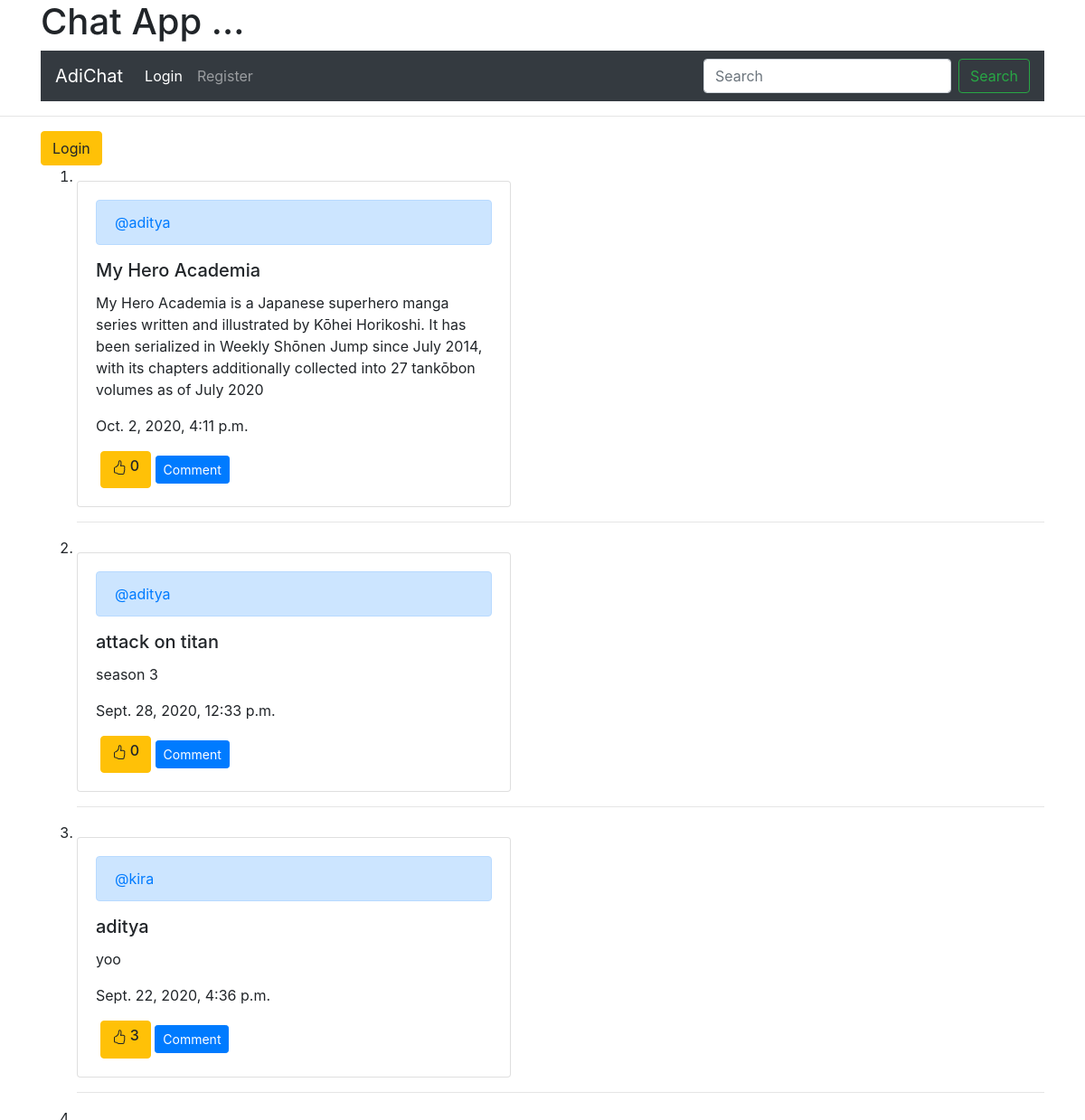
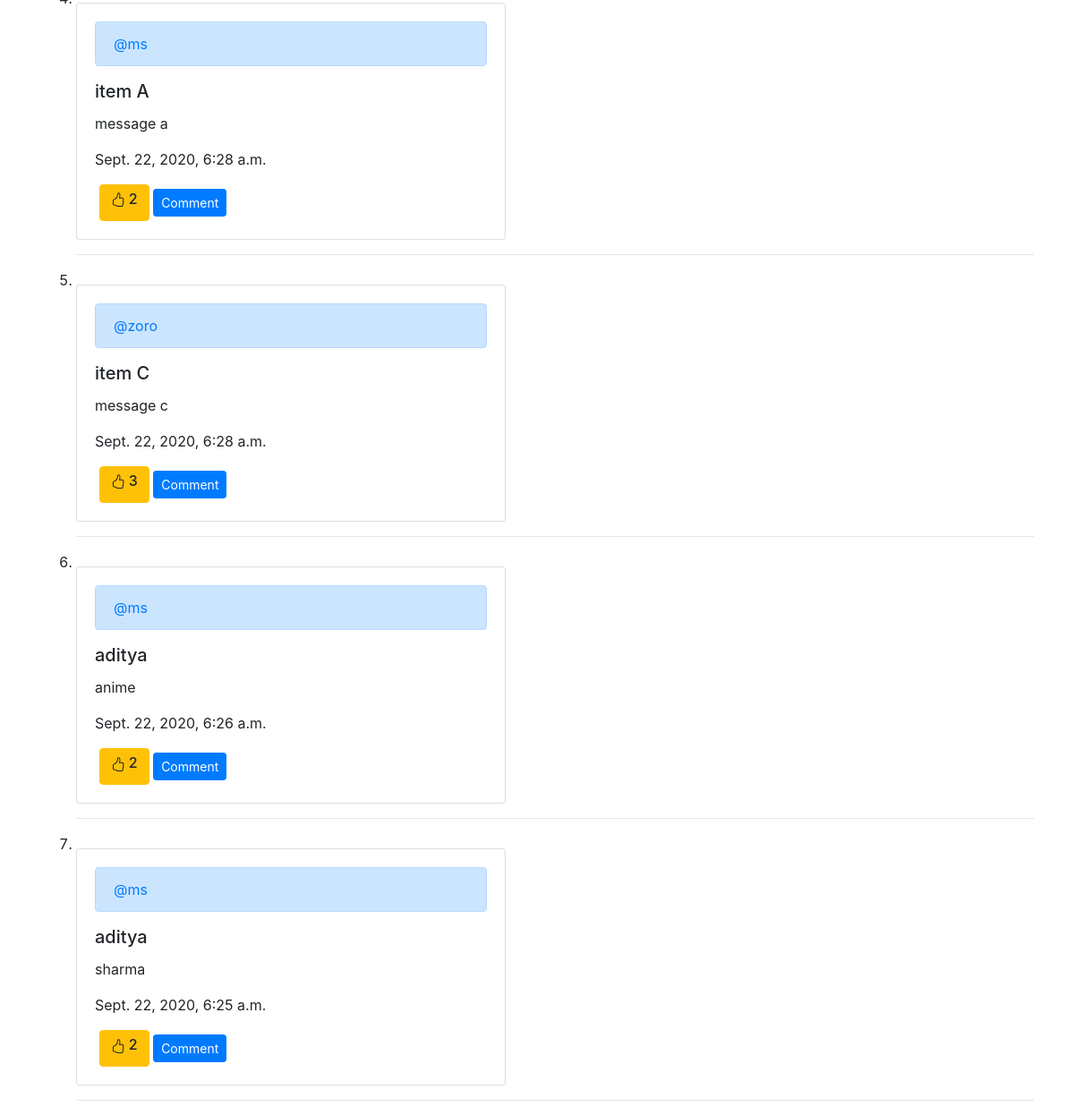
The page / on the database its author committed (2 pictures, top to bottom).
### chat/models.py (models this page shows)
class Full_chat(models.Model):
    user = models.ForeignKey(User, on_delete=models.CASCADE , null= True  )
    likes = models.ManyToManyField(User, related_name="tweet_user" , blank=True )
    content = models.TextField()
    follow = models.ManyToManyField(User, related_name="tweet_follow" , blank=True )
    message = models.TextField( null= True)
    images = models.ImageField(null=True , blank= True ,upload_to = "images/" )
    pub_date = models.DateTimeField(auto_now=False, auto_now_add=True, null=True)
    def total_likes(self):
        return self.likes.count()

### chat/views.py (the view)
# urls.py: path('', views.chat_view , name='chat_view') ,
def chat_view(request) :
    a=(request.user.username)
    form = ChatForm()
    chat = Full_chat.objects.all()
    liked = False
    if Full_chat.objects.filter(likes=request.user.id).exists() :
        liked = True
    else:
        liked = False
    if request.method == 'POST':
        form = ChatForm(request.POST, request.FILES)
        if form.is_valid():
            obj = form.save(commit=False)
            obj.user = request.user or None
            obj.save()
    context = { 'form' : form ,
                 'all_chat' : chat[::-1] ,
                'a':a ,
                'liked' : liked ,
                }
    return render(request, 'chat/chat.html', context)

### chat/forms.py
class ChatForm(ModelForm):
    content =  forms.CharField(label='', widget=forms.TextInput(attrs={"placeholder": "Write your topic "}))
    message  =   forms.CharField(label='', widget=forms.TextInput(attrs={"placeholder": "Write your Message"}))
    class Meta:
        model = Full_chat
        fields = [
            'content' ,
            'message' ,
 ]

### templates/chat/chat.html (shortened to what this page needs)
{% extends 'chat/base.html'%}
{% block content %}
<hr>
         <div class="container nav-wrapper">
         {% if user.is_authenticated %}
            <form action="/chat/" method="post">{% csrf_token %}
            {{form}}
              <p><input type="submit" value="Submit" class="btn btn-warning"/> </p>
            </form>
          {% else %}
                 <a class="btn btn-warning" data-toggle="collapse" href="/accounts/login/" role="button" aria-expanded="false" aria-controls="/accounts/login/">
                  Login
                   </a>
          {% endif %}
             <ol>
          {% for chat in all_chat %}
         <li>
             <div class="card" style="width: 30rem;">
              <div class="card-body">
                  <div class="alert alert-primary" role="alert">
                      <a href="/user/{{chat.user.username}}/">@{{ chat.user.username}}</a>
                 </div>
                <h5 class="card-title">{{ chat.content }}  </h5>
                <p class="card-text">{{ chat.message}}</p>
                  <p class="card-text">{{ chat.pub_date}}  </p>
                {% if user.is_authenticated %}
                   {% if liked %}
                      <button type="submit" , name="post_id" , value="{{ post.id }}" , class="btn btn-primary btn-sm"> <h6><svg width="1em" height="1em" viewBox="0 0 16 16" class="bi bi-hand-thumbs-up"  fill="currentColor" xmlns="http://www.w3.org/2000/svg">
                      <path fill-rule="evenodd" d="M6.956 1.745C7.021.81 7.908.087 8.864.325l.261.066c.463.116.874.456 1.012.965.22.816.533 2.511.062 4.51a9.84 9.84 0 0 1 .443-.051c.713-.065 1.669-.072 2.516.21.518.173.994.681 1.2 1.273.184.532.16 1.162-.234 1.733.058.119.103.242.138.363.077.27.113.567.113.856 0 .289-.036.586-.113.856-.039.135-.09.273-.16.404.169.387.107.819-.003 1.148a3.163 3.163 0 0 1-.488.901c.054.152.076.312.076.465 0 .305-.089.625-.253.912C13.1 15.522 12.437 16 11.5 16v-1c.563 0 .901-.272 1.066-.56a.865.865 0 0 0 .121-.416c0-.12-.035-.165-.04-.17l-.354-.354.353-.354c.202-.201.407-.511.505-.804.104-.312.043-.441-.005-.488l-.353-.354.353-.354c.043-.042.105-.14.154-.315.048-.167.075-.37.075-.581 0-.211-.027-.414-.075-.581-.05-.174-.111-.273-.154-.315L12.793 9l.353-.354c.353-.352.373-.713.267-1.02-.122-.35-.396-.593-.571-.652-.653-.217-1.447-.224-2.11-.164a8.907 8.907 0 0 0-1.094.171l-.014.003-.003.001a.5.5 0 0 1-.595-.643 8.34 8.34 0 0 0 .145-4.726c-.03-.111-.128-.215-.288-.255l-.262-.065c-.306-.077-.642.156-.667.518-.075 1.082-.239 2.15-.482 2.85-.174.502-.603 1.268-1.238 1.977-.637.712-1.519 1.41-2.614 1.708-.394.108-.62.396-.62.65v4.002c0 .26.22.515.553.55 1.293.137 1.936.53 2.491.868l.04.025c.27.164.495.296.776.393.277.095.63.163 1.14.163h3.5v1H8c-.605 0-1.07-.081-1.466-.218a4.82 4.82 0 0 1-.97-.484l-.048-.03c-.504-.307-.999-.609-2.068-.722C2.682 14.464 2 13.846 2 13V9c0-.85.685-1.432 1.357-1.615.849-.232 1.574-.787 2.132-1.41.56-.627.914-1.28 1.039-1.639.199-.575.356-1.539.428-2.59z"/>
                    </svg> {{ chat.total_likes}} </h6> </button>
                      {% else %}
                       <button type="submit" , name="post_id" , value="{{ post.id }}" , class="btn btn-light btn-sm"> <h6><svg width="1em" height="1em" viewBox="0 0 16 16" class="bi bi-hand-thumbs-up"  fill="currentColor" xmlns="http://www.w3.org/2000/svg">
                      <path fill-rule="evenodd" d="M6.956 1.745C7.021.81 7.908.087 8.864.325l.261.066c.463.116.874.456 1.012.965.22.816.533 2.511.062 4.51a9.84 9.84 0 0 1 .443-.051c.713-.065 1.669-.072 2.516.21.518.173.994.681 1.2 1.273.184.532.16 1.162-.234 1.733.058.119.103.242.138.363.077.27.113.567.113.856 0 .289-.036.586-.113.856-.039.135-.09.273-.16.404.169.387.107.819-.003 1.148a3.163 3.163 0 0 1-.488.901c.054.152.076.312.076.465 0 .305-.089.625-.253.912C13.1 15.522 12.437 16 11.5 16v-1c.563 0 .901-.272 1.066-.56a.865.865 0 0 0 .121-.416c0-.12-.035-.165-.04-.17l-.354-.354.353-.354c.202-.201.407-.511.505-.804.104-.312.043-.441-.005-.488l-.353-.354.353-.354c.043-.042.105-.14.154-.315.048-.167.075-.37.075-.581 0-.211-.027-.414-.075-.581-.05-.174-.111-.273-.154-.315L12.793 9l.353-.354c.353-.352.373-.713.267-1.02-.122-.35-.396-.593-.571-.652-.653-.217-1.447-.224-2.11-.164a8.907 8.907 0 0 0-1.094.171l-.014.003-.003.001a.5.5 0 0 1-.595-.643 8.34 8.34 0 0 0 .145-4.726c-.03-.111-.128-.215-.288-.255l-.262-.065c-.306-.077-.642.156-.667.518-.075 1.082-.239 2.15-.482 2.85-.174.502-.603 1.268-1.238 1.977-.637.712-1.519 1.41-2.614 1.708-.394.108-.62.396-.62.65v4.002c0 .26.22.515.553.55 1.293.137 1.936.53 2.491.868l.04.025c.27.164.495.296.776.393.277.095.63.163 1.14.163h3.5v1H8c-.605 0-1.07-.081-1.466-.218a4.82 4.82 0 0 1-.97-.484l-.048-.03c-.504-.307-.999-.609-2.068-.722C2.682 14.464 2 13.846 2 13V9c0-.85.685-1.432 1.357-1.615.849-.232 1.574-.787 2.132-1.41.56-.627.914-1.28 1.039-1.639.199-.575.356-1.539.428-2.59z"/>
                     </svg> {{ chat.total_likes}} </h6> </button>
                       {% endif %}
                  {% else %}
                 <a class="btn btn-warning" data-toggle="collapse" href="/accounts/login/" role="button" aria-expanded="false" aria-controls="/accounts/login/">
                  <h6> {{ chat.total_likes}} </h6>
                   </a>
                  {% endif %}
                  <div class="btn-group mr-2" role="group" aria-label="Second group">
                  <form action="/chat/{{chat.pk}}/" method="post">
                      <button type="submit" , name="post_id" , value="{{ post.id }}" , class="btn btn-primary btn-sm">
                            Comment
                     </button>
                  </form>
                </div>
              </div>
            </div>
             <hr>
         </li>
         {% endfor %}
     </ol>
</div>
 {% endblock content %}

### rows shown on the page
Full_chat: user.username "aditya", content "My Hero Academia", message "My Hero Academia is a Japanese superhero manga series written and illustrated by Kōhei Horikoshi. It has been serialized in Weekly Shōnen Jump since July 2014, with its chapters additionally collected into 27 tankōbon volumes as of July 2020", pub_date "Oct. 2, 2020, 4:11 p.m.", total_likes "0"
Full_chat: user.username "aditya", content "attack on titan", message "season 3", pub_date "Sept. 28, 2020, 12:33 p.m.", total_likes "0"
Full_chat: user.username "kira", content "aditya", message "yoo", pub_date "Sept. 22, 2020, 4:36 p.m.", total_likes "3"
Full_chat: user.username "ms", content "item A", message "message a", pub_date "Sept. 22, 2020, 6:28 a.m.", total_likes "2"
Full_chat: user.username "zoro", content "item C", message "message c", pub_date "Sept. 22, 2020, 6:28 a.m.", total_likes "3"
Full_chat: user.username "ms", content "aditya", message "anime", pub_date "Sept. 22, 2020, 6:26 a.m.", total_likes "2"
Full_chat: user.username "ms", content "aditya", message "sharma", pub_date "Sept. 22, 2020, 6:25 a.m.", total_likes "2"
